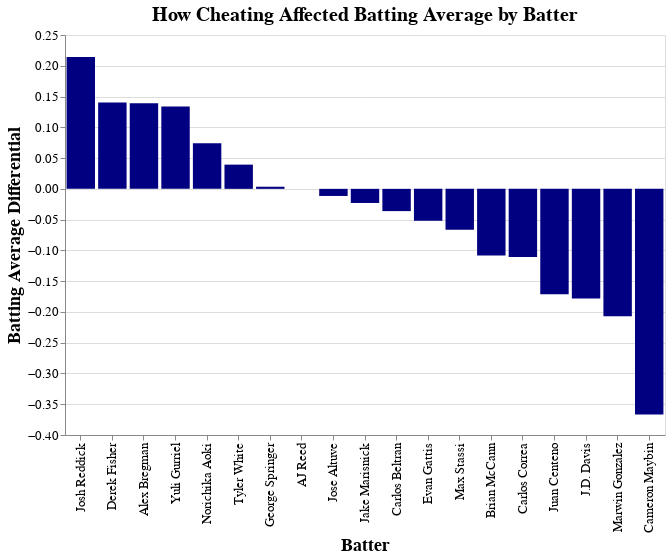

The code cell stored with this chart in its notebook:
### Code cell
batting_avg = alt.Chart(batavg, title = "How Cheating Affected Batting Average by Batter", width=600, height=400).mark_bar(color='navy').encode(
    alt.X('batter', title = 'Batter', axis = alt.Axis(titleFont = "Helvetica Neue"), sort = alt.SortField(field='sort_order', order='ascending')),
    alt.Y('batting_avg_diff', title = 'Batting Average Differential', axis = alt.Axis(titleFont = "Helvetica Neue")),
    # alt.Color('batter', title = 'Batter', scale = alt.Scale(
    #         domain = batter_list,
    #         range = color_list)),
)

batting_avg = batting_avg.configure_title(fontSize=20)
batting_avg = batting_avg.configure_axis(labelFontSize=13, titleFontSize=18)
batting_avg

### Figure 1 — Vega-Lite specification as saved in the notebook (floating-point values rounded to 4 significant figures)
{"config": {"view": {"continuousWidth": 400, "continuousHeight": 300}, "axis": {"labelFontSize": 13, "titleFontSize": 18}, "title": {"fontSize": 20}}, "data": {"name": "data-42d87c9e53481f6f1d77aa49e19e0604"}, "mark": {"type": "bar", "color": "navy"}, "encoding": {"x": {"type": "nominal", "axis": {"titleFont": "Helvetica Neue"}, "field": "batter", "sort": {"field": "sort_order", "order": "ascending"}, "title": "Batter"}, "y": {"type": "quantitative", "axis": {"titleFont": "Helvetica Neue"}, "field": "batting_avg_diff", "title": "Batting Average Differential"}}, "height": 400, "title": "How Cheating Affected Batting Average by Batter", "width": 600, "$schema": "https://vega.github.io/schema/vega-lite/v4.8.1.json", "datasets": {"data-42d87c9e53481f6f1d77aa49e19e0604": [{"batter": "Josh Reddick", "batting_avg_cheats": 0.6667, "batting_avg_nocheats": 0.4524, "batting_avg_diff": 0.2142, "sort_order": 0}, {"batter": "Derek Fisher", "batting_avg_cheats": 0.3333, "batting_avg_nocheats": 0.1929, "batting_avg_diff": 0.1405, "sort_order": 1}, {"batter": "Alex Bregman", "batting_avg_cheats": 0.427, "batting_avg_nocheats": 0.2878, "batting_avg_diff": 0.1392, "sort_order": 2}, {"batter": "Yuli Gurriel", "batting_avg_cheats": 0.48, "batting_avg_nocheats": 0.3461, "batting_avg_diff": 0.1339, "sort_order": 3}, {"batter": "Norichika Aoki", "batting_avg_cheats": 0.3571, "batting_avg_nocheats": 0.2831, "batting_avg_diff": 0.07401, "sort_order": 4}, {"batter": "Tyler White", "batting_avg_cheats": 0.4, "batting_avg_nocheats": 0.3607, "batting_avg_diff": 0.03934, "sort_order": 5}, {"batter": "George Springer", "batting_avg_cheats": 0.266, "batting_avg_nocheats": 0.2625, "batting_avg_diff": 0.003432, "sort_order": 6}, {"batter": "AJ Reed", "batting_avg_cheats": 0.0, "batting_avg_nocheats": 0.0, "batting_avg_diff": 0.0, "sort_order": 7}, {"batter": "Jose Altuve", "batting_avg_cheats": 0.2632, "batting_avg_nocheats": 0.2747, "batting_avg_diff": -0.01157, "sort_order": 8}, {"batter": "Jake Marisnick", "batting_avg_cheats": 0.2712, "batting_avg_nocheats": 0.2941, "batting_avg_diff": -0.02293, "sort_order": 9}, {"batter": "Carlos Beltran", "batting_avg_cheats": 0.2455, "batting_avg_nocheats": 0.2816, "batting_avg_diff": -0.03617, "sort_order": 10}, {"batter": "Evan Gattis", "batting_avg_cheats": 0.25, "batting_avg_nocheats": 0.3017, "batting_avg_diff": -0.05172, "sort_order": 11}, {"batter": "Max Stassi", "batting_avg_cheats": 0.0, "batting_avg_nocheats": 0.06667, "batting_avg_diff": -0.06667, "sort_order": 12}, {"batter": "Brian McCann", "batting_avg_cheats": 0.1333, "batting_avg_nocheats": 0.2416, "batting_avg_diff": -0.1083, "sort_order": 13}, {"batter": "Carlos Correa", "batting_avg_cheats": 0.3188, "batting_avg_nocheats": 0.4296, "batting_avg_diff": -0.1107, "sort_order": 14}, {"batter": "Juan Centeno", "batting_avg_cheats": 0.1818, "batting_avg_nocheats": 0.3529, "batting_avg_diff": -0.1711, "sort_order": 15}, {"batter": "J.D. Davis", "batting_avg_cheats": 0.3, "batting_avg_nocheats": 0.4783, "batting_avg_diff": -0.1783, "sort_order": 16}, {"batter": "Marwin Gonzalez", "batting_avg_cheats": 0.1624, "batting_avg_nocheats": 0.3696, "batting_avg_diff": -0.2072, "sort_order": 17}, {"batter": "Cameron Maybin", "batting_avg_cheats": 0.0, "batting_avg_nocheats": 0.3667, "batting_avg_diff": -0.3667, "sort_order": 18}]}}
